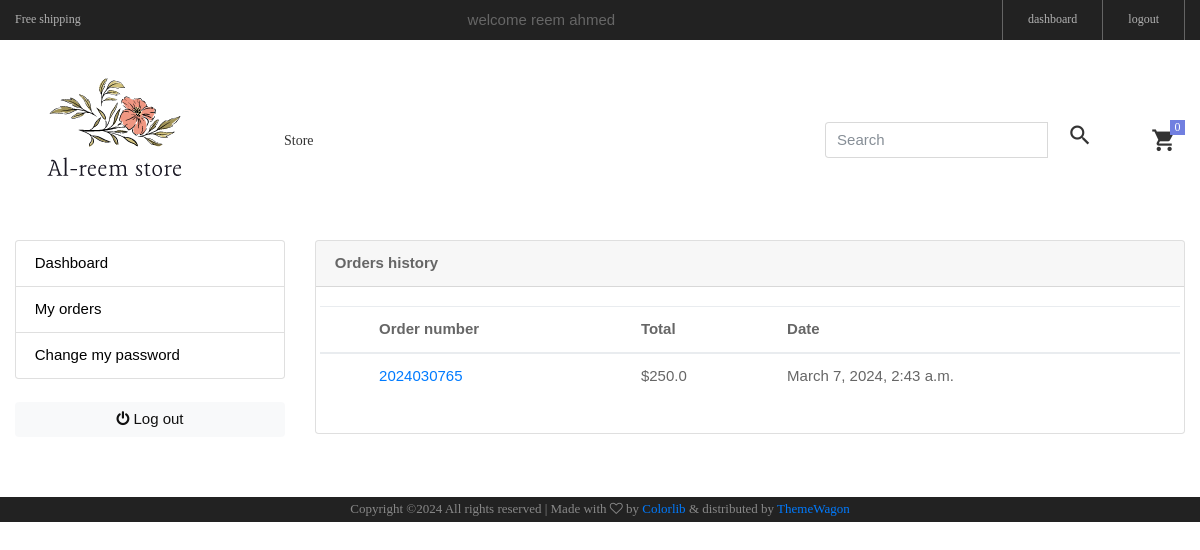
/accounts/my_orders/ (signed in), run on an earlier commit of the app's database.
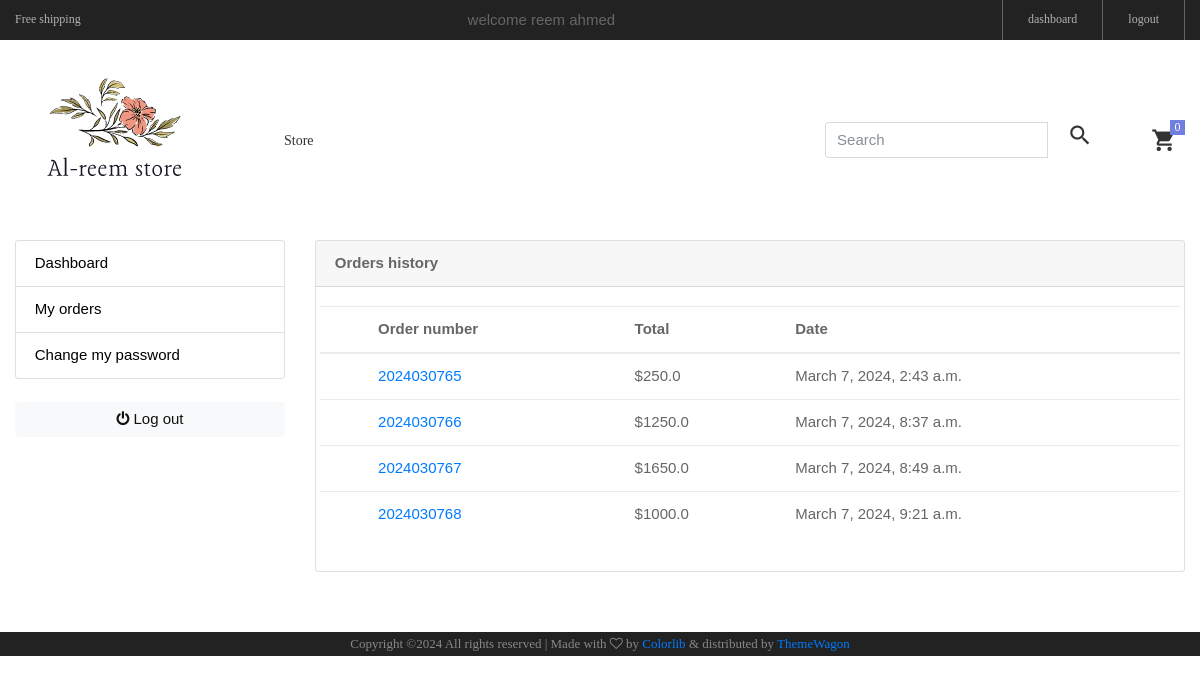
And on a later commit of the database.
### orders/models.py (models this page shows, shortened)
class Order(models.Model):
    STATUS = (
        ('New', 'New'),
        ('Accepted', 'Accepted'),
        ('Completed', 'Completed'),
        ('Cancelled', 'Cancelled'),
    )
    user = models.ForeignKey(Account, on_delete=models.SET_NULL, null=True)
    payment = models.ForeignKey(Payment, on_delete=models.SET_NULL, blank=True, null=True)
    order_number = models.CharField(max_length=20)
    first_name = models.CharField(max_length=50)
    last_name = models.CharField(max_length=50)
    phone = models.CharField(max_length=15)
    email = models.EmailField(max_length=50)
    address_line_1 = models.CharField(max_length=50)
    address_line_2 = models.CharField(max_length=50, blank=True)
    country = models.CharField(max_length=50)
    state = models.CharField(max_length=50)
    city = models.CharField(max_length=50)
    order_note = models.CharField(max_length=100, blank=True)
    order_total = models.FloatField()
    status = models.CharField(max_length=10, choices=STATUS, default='New')
    ip = models.CharField(blank=True, max_length=20)
    is_ordered = models.BooleanField(default=False)
    created_at = models.DateTimeField(auto_now_add=True)
    updated_at = models.DateTimeField(auto_now=True)

### accounts/views.py (the view)
# urls.py: path('my_orders/', views.my_order, name='my_orders'),
@login_required(login_url= 'login')
def my_order(request):
    orders = Order.objects.filter(user=request.user, is_ordered=True)
    counter =1
    context = {
        'orders': orders,
        'counter': counter,
    }
    return render(request, 'my_orders.html', context)

### cart/context_processors.py (called while the page is built)
def count(request):
    cart_counter = 0
    try:
        cart = Cart.objects.filter(cart_id=_cart_id(request))
        if request.user.is_authenticated:
            cart_items = CartItem.objects.all().filter(user=request.user)
        else:
            cart_items = CartItem.objects.all().filter(cart=cart[:1])
        for cart_item in cart_items:
            cart_counter += cart_item.quantity
    except Cart.DoesNotExist:
        cart_counter = 0
    return dict(cart_counter=cart_counter)

### cart/views.py (called while the page is built)
def _cart_id(request):
    cart = request.session.session_key
    if not cart:
        cart = request.session.create()
    return cart

### category/context_processors.py (called while the page is built)
def menu_links(request):
    links = Category.objects.all()
    return dict(links=links)

### templates/my_orders.html (shortened to what this page needs)
{% extends 'base.html' %}
{% block content %}
<section class="section-conten padding-y bg">
    <div class="container" style=" padding-bottom: 5%;">
        <div class="row">
        {%include 'side_bar.html'%}
        <main class="col-md-9">
            <article class="card">
            <header class="card-header">
                <strong class="d-inline-block ">Orders history</strong>
            </header>
            <div class="card-body">
                <div class="row">
                    <table class="table">
                        <thead class="thead-dark">
                          <tr>
                            <th scope="col"></th>
                            <th scope="col">Order number</th>
                            <th scope="col">Total</th>
                            <th scope="col">Date</th>
                          </tr>
                        </thead>
                        <tbody>
                            {% for order in orders%}
                            <tr>
                            <th scope="row"></th>
                            <td><a href="{%url 'my_order_details' order.order_number%}">{{order.order_number}}</a></td>
                            <td>${{order.order_total}}</td>
                            <td>{{order.created_at}}</td>
                            </tr>
                            {%endfor%}
                        </tbody>
                      </table>
                </div>
                </div>
            </div>
    </div>
    </section>
{% endblock %}

What changed in the data, as far as the page shows it:
added Order: order_number "2024030766", order_total "1250.0", created_at "March 7, 2024, 8:37 a.m."
added Order: order_number "2024030767", order_total "1650.0", created_at "March 7, 2024, 8:49 a.m."
added Order: order_number "2024030768", order_total "1000.0", created_at "March 7, 2024, 9:21 a.m."
